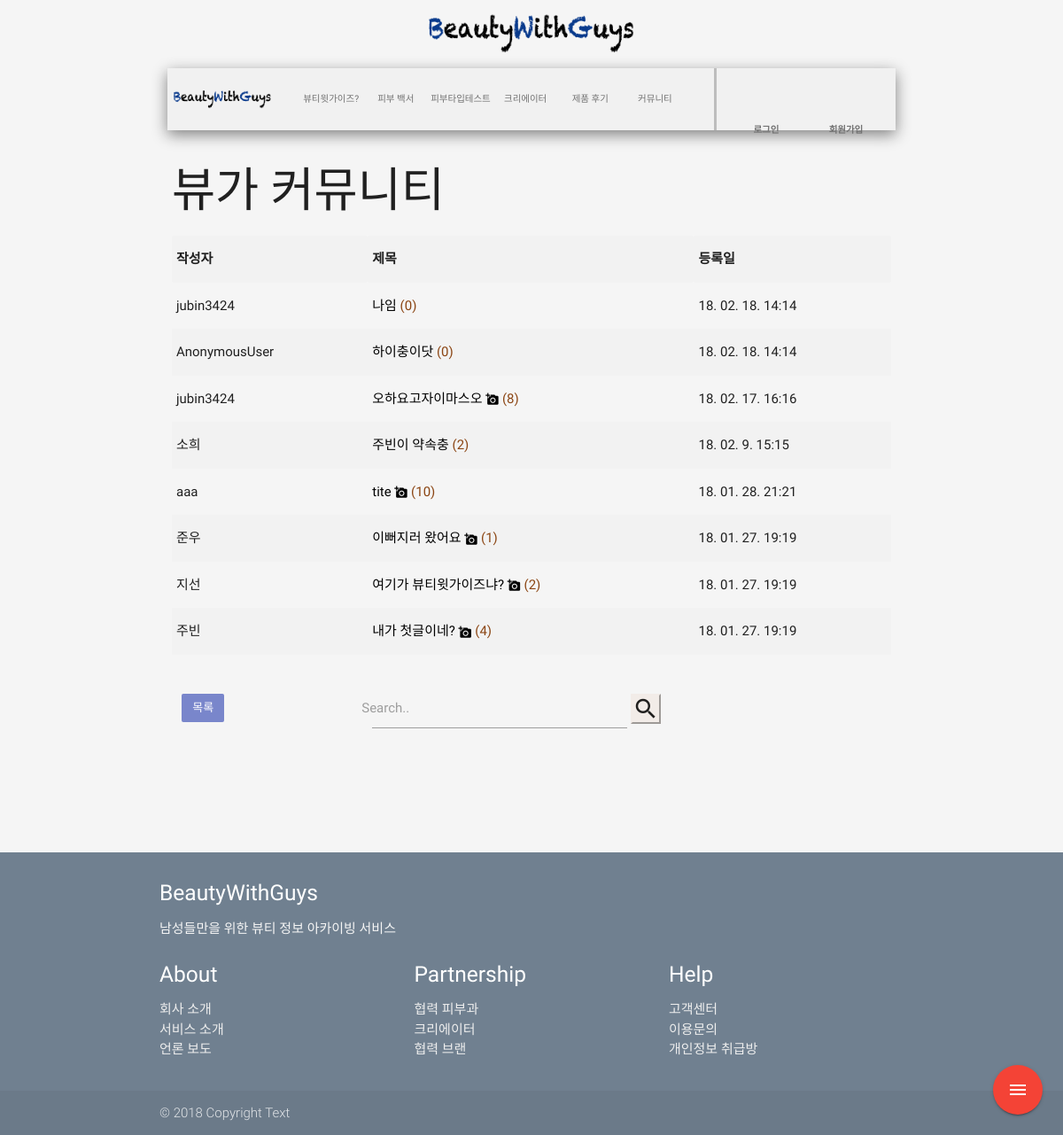
Page /post/ on the committed database.
### post/models.py (models this page shows, shortened)
class Post(models.Model):
    tag = models.ManyToManyField(Tag, blank=True, null=True)
    hashtag = models.CharField(max_length=10)
    user = models.CharField(max_length=20)
    title = models.CharField(max_length=50)
    content = models.TextField()
    created_at = models.DateTimeField(
        auto_now_add=True,
    )
    updated_at = models.DateTimeField(
        auto_now=True,
    )
    file = models.FileField(blank=True)
    photo = models.ImageField(blank=True, upload_to="blog/%Y/%m/%d")

### post/views.py (the view)
# urls.py: path('', views.post_list, name='post_list'),
def post_list(request):
    posts = Post.objects.all().order_by('-pk')
    paginator = Paginator(posts, 15)
    page = request.GET.get('page')
    try:
        posts = paginator.page(page)
    except PageNotAnInteger:
        posts = paginator.page(1)
    except EmptyPage:
        posts = paginator.page(paginator.num_pages)
    ctx = {
        'posts': posts,
    }
    return render(request, 'post/post_list.html', ctx)

### beautiful/context_processors.py (called while the page is built)
def brand(request):
    return {
        'brands': Brand.objects.all(),
    }

def skintype(request):
    return {
        'skin_types': SkinType.objects.all(),
    }

def category(request):
    return{
        'categories': Category.objects.all(),
    }

### post/templates/post/post_list.html
{% extends 'base.html' %}
{% load static %}
{% block content %}
        <div class="hide-on-med-and-down" style="max-width:100%; height:30px;"></div>
        <h2>뷰가 커뮤니티</h2>
        <table class="striped">
            <tr><th>작성자</th><th>제목</th><th>등록일</th></tr>
            {% for post in posts %}
            <tr>
                <td>{{ post.user }}</td>
                <td><a href = "{% url 'post:post_detail' post.pk %}">
                    <span style="overflow:hidden;">
                        {{ post.title }}
                    {% if post.photo %}
                        <i class="material-icons tiny" style="vertical-align:middle;">add_a_photo</i>
                        {% endif %}
</span>
                    <span style="color:saddlebrown;">({{ post.comment_set.count }})</span></a></td>
                <td>{{ post.created_at|date:"y. m. j. G:H" }}</td>
            </tr>
            {% endfor %}
        </table>
{% include 'post/post_list_to_include.html' %}
{% endblock %}

### main/static/css/main_core.css (style rules this page uses)
body { display: flex; min-height: 100vh; flex-direction: column; }

### main/static/css/post_css.css (style rules this page uses)
.striped a { color:black; }

### rows in the picture
Post: user "jubin3424", title "나임", comment_set.count "0", created_at "18. 02. 18. 14:14"
Post: user "AnonymousUser", title "하이충이닷", comment_set.count "0", created_at "18. 02. 18. 14:14"
Post: user "jubin3424", title "오하요고자이마스오", comment_set.count "8", created_at "18. 02. 17. 16:16"
Post: user "소희", title "주빈이 약속충", comment_set.count "2", created_at "18. 02. 9. 15:15"
Post: user "aaa", title "tite", comment_set.count "10", created_at "18. 01. 28. 21:21"
Post: user "준우", title "이뻐지러 왔어요", comment_set.count "1", created_at "18. 01. 27. 19:19"
Post: user "지선", title "여기가 뷰티윗가이즈냐?", comment_set.count "2", created_at "18. 01. 27. 19:19"
Post: user "주빈", title "내가 첫글이네?", comment_set.count "4", created_at "18. 01. 27. 19:19"
